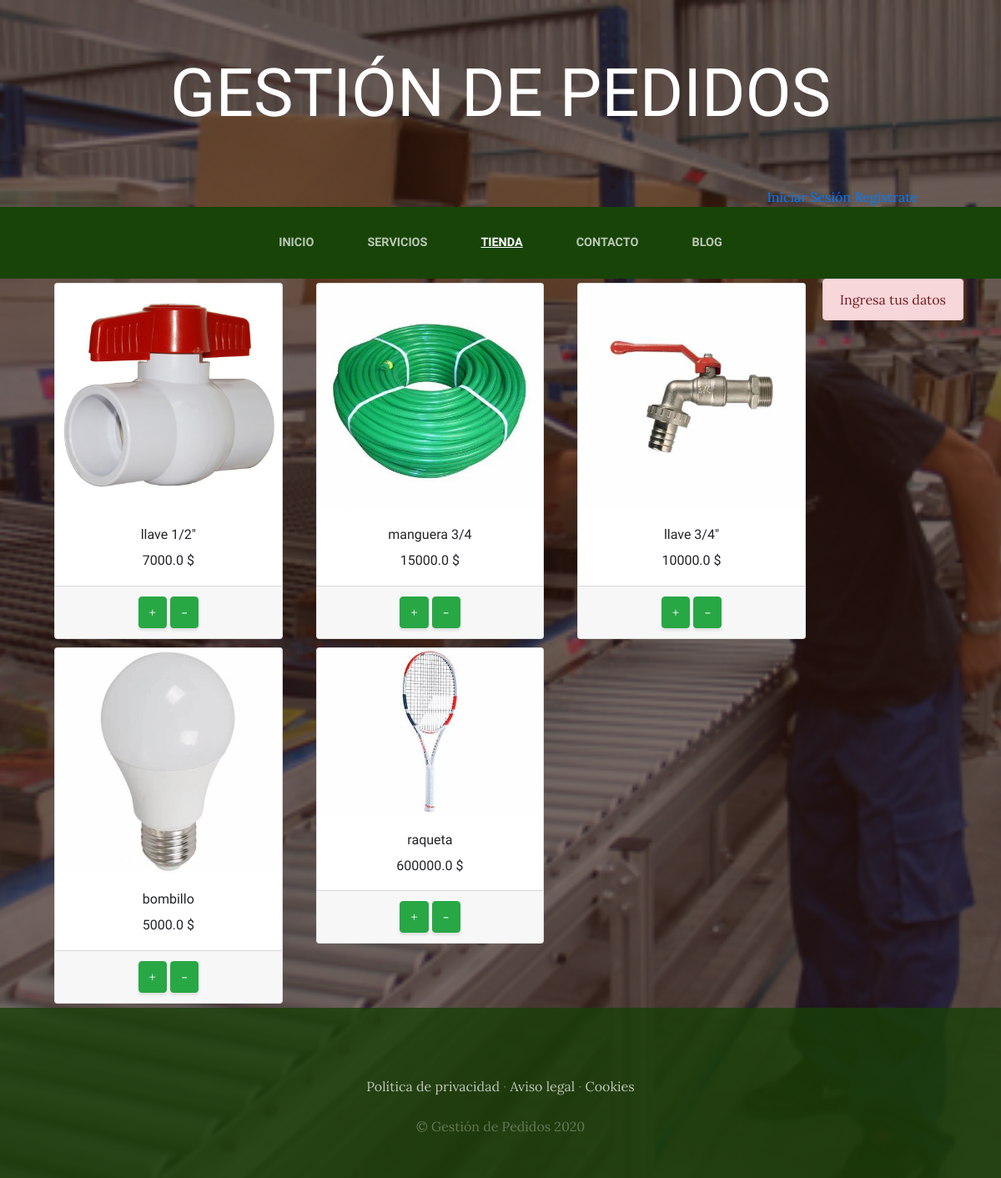
/store/, run on the app's committed database.
### storeApp/models.py (models this page shows)
class product(models.Model):
    name=models.CharField(max_length=50)
    categorie=models.ForeignKey(categorieProduct, on_delete=models.CASCADE)
    image=models.ImageField(null=True, blank=True)
    avaible=models.BooleanField(default=True)
    price=models.FloatField()
    created=models.DateTimeField(auto_now=True)
    updated=models.DateTimeField(auto_now=True)
    class Meta:
        verbose_name="product"
        verbose_name_plural="products"

### storeApp/views.py (the view)
# urls.py: path('store/',include('storeApp.urls')),
def store(request):
    products=product.objects.all()
    return render(request, "storeApp/store.html", {"products":products})

### carApp/context_processor.py (called while the page is built)
def total_cost(request):
    total=0
    if request.user.is_authenticated:
       for key, value  in request.session["car"].items():
        total=total+float(value["price"])
    else:
       total="Inicia sesión para ver el total"
    return {"total_cost":total}

### storeApp/templates/storeApp/store.html
{% extends "proyectoWebApp/base.html" %}
{% load static %}
{% block content %}
<div class="container">
  <div style="float: right;">
    {% if user.is_authenticated %}
      {% include "car/widget.html" %}
    {% else %}
    <div class="alert alert-danger text-center">
    <span>Ingresa tus datos</span>
    </div>
    {% endif %}
  </div>
  <div class="row">
    {% for product in products %}
    <div class="col-md-4">
      <div class="card" style="margin: 5px 5px;">
        <img src="{{product.image.url}}" alt="" class="card-img-top">
        <div class="card-body" style="text-align: center;">
          <h6 class="card-title">{{product.name}}</h6>
          <h6 class="card-text">{{product.price}} $</h6>
        </div>
        <div class="card-footer text-center">
          <a href="{% url 'car:agregate' product.id %}" class="btn btn-success">+</a>
          <a href="{% url 'car:substract' product.id %}" class="btn btn-success">-</a>
        </div>
      </div>
    </div>
    {% endfor %}
  </div>
</div>
{% endblock %}

### proyectoWebApp/templates/proyectoWebApp/base.html (shortened to what this page needs)
<html>
<head>
    {% load static %}
    <link href="{% static 'proyectoWebApp/vendor/bootstrap/css/bootstrap.min.css' %}" rel="stylesheet">
    <link href="{% static 'proyectoWebApp/css/gestion.css' %}" rel="stylesheet">
</head>
<body>
    <h1 class="site-heading text-center text-white d-none d-lg-block">
        <span class="site-heading-lower">Gestión de Pedidos</span>
      </h1>
      <div style="color: aliceblue; text-align: right; margin-right: 100px;">
        {% if user.is_authenticated %}
        Hola {{user.username}} &nbsp;&nbsp; <a href="{% url 'close_session' %}">Cerrar sesión</a>
        {% else %}
        <a href="{% url 'login' %}">Iniciar Sesión</a>
        <a href="{% url 'auth' %}">Registrate</a>
        {% endif%}
      </div>
 <nav class="navbar navbar-expand-lg navbar-dark py-lg-4" id="mainNav">
    <div class="container">
      <div class="collapse navbar-collapse" id="navbarResponsive">
        <ul class="navbar-nav mx-auto">
          <li class="nav-item {% if request.path == '/' %} active {% endif %} px-lg-4">
            <a class="nav-link text-uppercase text-expanded" href="{% url 'home' %}">Inicio</a>
          </li>
          <li class="nav-item {% if request.path == '/services/' %} active {% endif %} px-lg-4">
            <a class="nav-link text-uppercase text-expanded" href="{% url 'services' %}">Servicios</a>
          </li>
          <li class="nav-item {% if request.path == '/store/' %} active {% endif %} px-lg-4">
            <a class="nav-link text-uppercase text-expanded" href="{% url 'store' %}">Tienda</a>
          </li>
          <li class="nav-item {% if request.path == '/contact/' %} active {% endif %} px-lg-4">
            <a class="nav-link text-uppercase text-expanded" href="{% url 'contact' %}">Contacto</a>
          </li>
          <li class="nav-item {% if request.path|slice:':6' == '/blog/' %} active {% endif %} px-lg-4">
            <a class="nav-link text-uppercase text-expanded" href="{% url 'blog' %}">Blog</a>
          </li>
        </ul>
      </div>
    </div>
  </nav>
    {% block content %}
    {% endblock %}
    <footer class="footer text-faded text-center py-5">
      <div class="container">
        <p class="m-0 mbt">
        	<a href="sample.html" class="link">Política de privacidad</a> ·
        	<a href="sample.html" class="link">Aviso legal</a> ·
        	<a href="sample.html" class="link">Cookies</a>
		</p>
        <p class="m-0 mbt1">&copy; Gestión de Pedidos 2020</p>
      </div>
	</footer>
</body>
</html>

### proyectoWebApp/static/proyectoWebApp/css/gestion.css (style rules this page uses)
body { font-family: 'Lora'; background: linear-gradient(rgba(47, 23, 15, 0.65), rgba(47, 23, 15, 0.65)), url("../img/bg_main.jpg"); background-attachment: fixed; background-position: center; background-size: cover; }
h1, h2, h3, h4, h5, h6 { font-family: 'Raleway'; }
p { line-height: 1.75; }
.text-faded { color: rgba(255, 255, 255, 0.3); }
.site-heading { margin-top: 5rem; margin-bottom: 5rem; text-transform: uppercase; line-height: 1; font-family: 'Raleway'; }
.site-heading .site-heading-lower { font-size: 5rem; font-weight: 100; line-height: 4rem; }
#mainNav { background-color: rgb(24, 68, 8); font-family: 'Raleway'; }
#mainNav .navbar-nav .nav-item .nav-link { color: rgba(255, 255, 255, 0.7); font-weight: 800; }
#mainNav .navbar-nav .nav-item.active .nav-link { color: #ffffff; text-decoration: underline; }
@media (min-width: 992px) { #mainNav .navbar-nav .nav-item .nav-link { font-size: 0.9rem; } }
.footer { background-color: rgba(24, 64, 8, 0.8); }
.btn { box-shadow: 0px 3px 3px 0px rgba(33, 37, 41, 0.1); }
.mbt { padding-top: 2rem; }
.mbt1 { padding-top: 1.25rem; }
a.link { color: rgba(255, 255, 255, 0.7); }

### data on the page
product: image (picture), name "llave 1/2\"", price "7000.0"
product: image (picture), name "manguera 3/4", price "15000.0"
product: image (picture), name "llave 3/4\"", price "10000.0"
product: image (picture), name "bombillo", price "5000.0"
product: image (picture), name "raqueta", price "600000.0"
